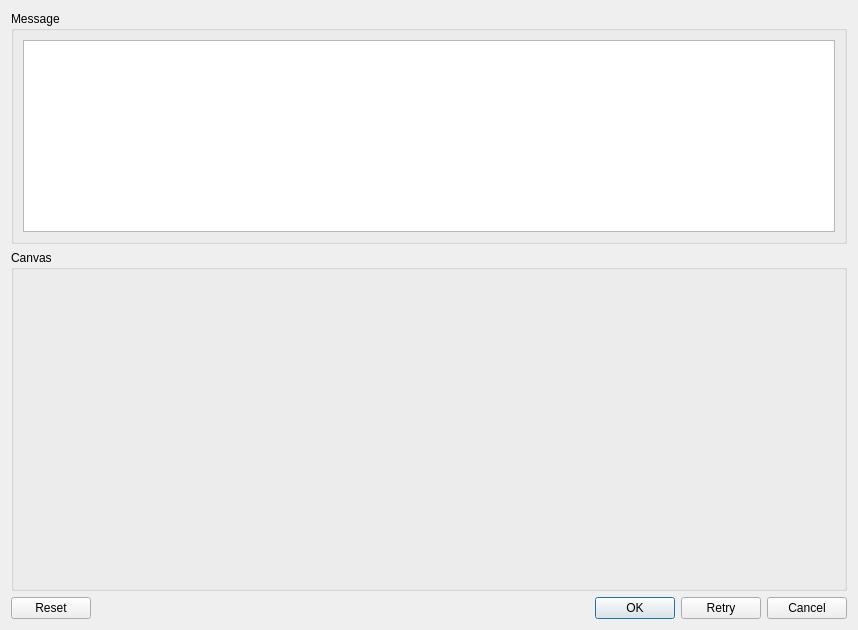
<?xml version="1.0" encoding="UTF-8"?>
<ui version="4.0">
 <class>Sender</class>
 <widget class="QDialog" name="Sender">
  <property name="geometry">
   <rect>
    <x>0</x>
    <y>0</y>
    <width>900</width>
    <height>526</height>
   </rect>
  </property>
  <property name="windowTitle">
   <string>Send Message</string>
  </property>
  <layout class="QVBoxLayout" name="verticalLayout">
   <property name="sizeConstraint">
    <enum>QLayout::SetFixedSize</enum>
   </property>
   <item>
    <widget class="QGroupBox" name="textGroup">
     <property name="title">
      <string>Message</string>
     </property>
     <layout class="QVBoxLayout" name="textLayout">
      <item>
       <widget class="QTextEdit" name="text">
        <property name="minimumSize">
         <size>
          <width>812</width>
          <height>0</height>
         </size>
        </property>
        <property name="cursorWidth">
         <number>0</number>
        </property>
        <property name="textInteractionFlags">
         <set>Qt::TextSelectableByKeyboard|Qt::TextSelectableByMouse</set>
        </property>
       </widget>
      </item>
     </layout>
    </widget>
   </item>
   <item>
    <widget class="QStackedWidget" name="paneContent">
     <widget class="QGroupBox" name="canvasGroup">
      <property name="title">
       <string>Canvas</string>
      </property>
      <layout class="QVBoxLayout" name="canvasLayout"/>
     </widget>
     <widget class="QGroupBox" name="rawGroup">
      <property name="title">
       <string>Data has been sent to the serial port</string>
      </property>
      <layout class="QVBoxLayout" name="rawLayout">
       <item>
        <widget class="QTextEdit" name="raw">
         <property name="minimumSize">
          <size>
           <width>812</width>
           <height>300</height>
          </size>
         </property>
         <property name="styleSheet">
          <string notr="true">background-color: rgb(0, 0, 0);
color: rgb(255, 255, 255);</string>
         </property>
         <property name="cursorWidth">
          <number>0</number>
         </property>
         <property name="textInteractionFlags">
          <set>Qt::TextSelectableByKeyboard|Qt::TextSelectableByMouse</set>
         </property>
        </widget>
       </item>
      </layout>
     </widget>
    </widget>
   </item>
   <item>
    <widget class="QDialogButtonBox" name="buttonBox">
     <property name="orientation">
      <enum>Qt::Horizontal</enum>
     </property>
     <property name="standardButtons">
      <set>QDialogButtonBox::Cancel|QDialogButtonBox::Ok|QDialogButtonBox::Reset|QDialogButtonBox::Retry</set>
     </property>
    </widget>
   </item>
  </layout>
 </widget>
 <resources/>
 <connections>
  <connection>
   <sender>buttonBox</sender>
   <signal>rejected()</signal>
   <receiver>Sender</receiver>
   <slot>reject()</slot>
   <hints>
    <hint type="sourcelabel">
     <x>316</x>
     <y>260</y>
    </hint>
    <hint type="destinationlabel">
     <x>286</x>
     <y>274</y>
    </hint>
   </hints>
  </connection>
 </connections>
</ui>
